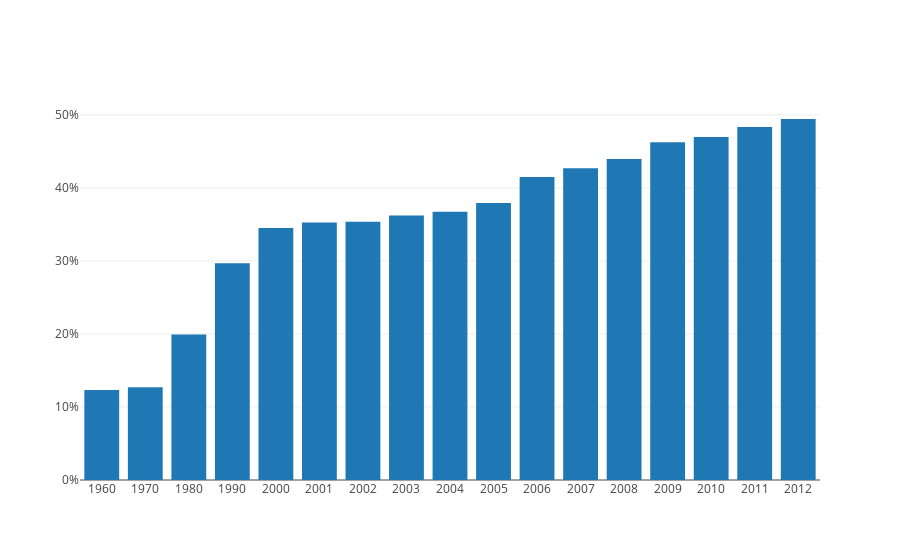

Notebook code cell kept with this figure:
### Markdown cell above
Er vallen direct een aantal zaken op als we naar de bovenstaande bar chart kijken. Ten eerste is er een 'vreemde' verdeling van de bars, maar als we naar de data kijken zien we dat dit klopt, maar wellicht niet heel mooi is. 

Daarnaast valt wellicht ook op dat de schaal van de y-as niet duidelijk maakt dat het een percentage is. Deze zaken kunnen we beide oplossen. Voor de x-as kunnen we aangeven dat het een categorische as is, in plaats van een schaal. Voor de y-as kunnen we het tonen als een percentage. Hieronder de code om dit te doen.

### Code cell
# Maak een layout object aan waarin de specificaties staan voor de X en Y assen.
layout = go.Layout(
    xaxis=go.XAxis(
        type='category' # het type van de X as is categorisch
    ),
    yaxis = go.YAxis(
        tickformat = ',.0%', # toon als percentage
    )
)

data = go.Data([trace])
fig = go.Figure(data=data, layout=layout)
iplot(fig)

### Figure 1 — Plotly figure (JSON) as saved in the notebook; plotly's stock layout.template omitted (floating-point values rounded to 4 significant figures)
{"data": [{"type": "bar", "x": [1960, 1970, 1980, 1990, 2000, 2001, 2002, 2003, 2004, 2005, 2006, 2007, 2008, 2009, 2010, 2011, 2012], "y": [0.1233, 0.127, 0.1992, 0.2968, 0.345, 0.3528, 0.3535, 0.362, 0.3673, 0.3793, 0.4148, 0.4269, 0.4394, 0.4626, 0.4697, 0.4833, 0.4943]}], "layout": {"xaxis": {"type": "category"}, "yaxis": {"tickformat": ",.0%"}}}
